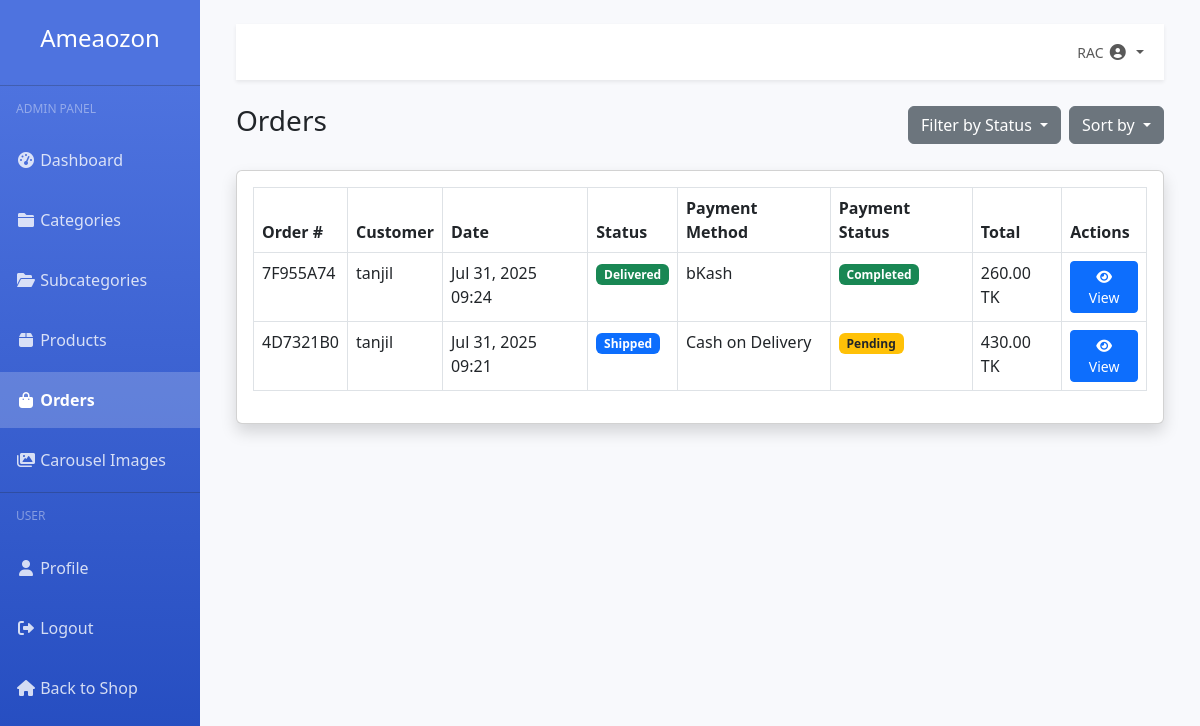
Page /dashboard/orders/ (signed in) on the earlier database version.
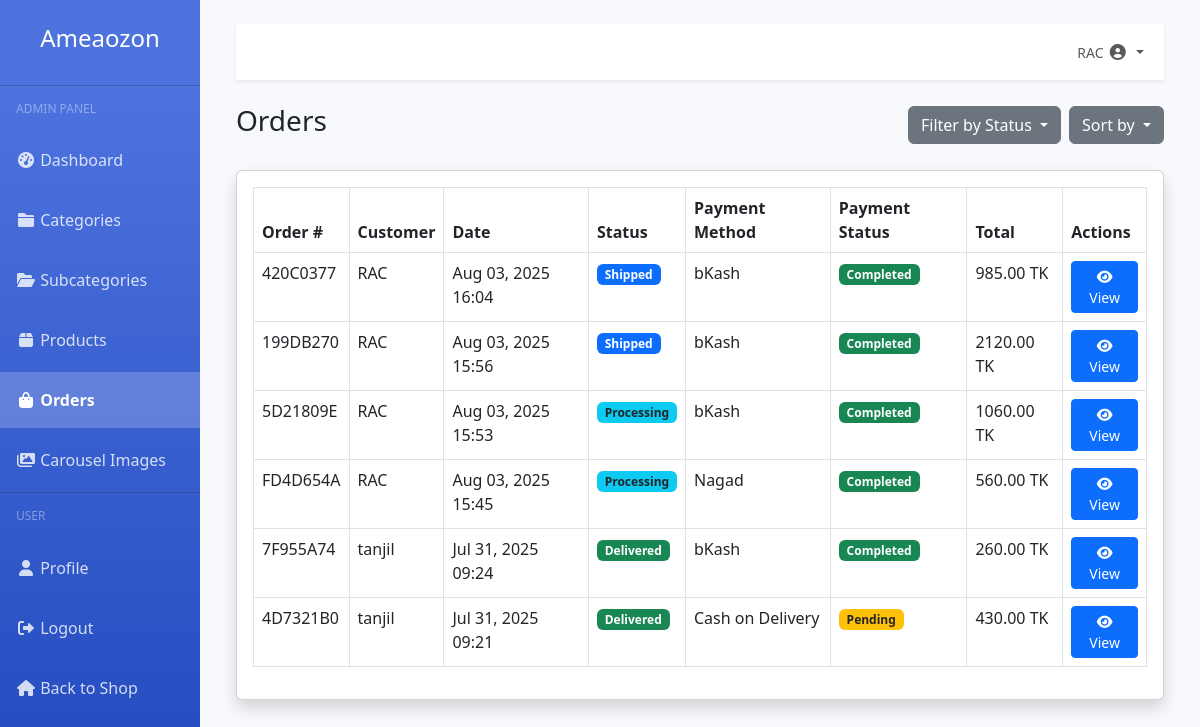
Same page on the later database version.
### orders/models.py (models this page shows, shortened)
class Order(models.Model):
    STATUS_CHOICES = [
        ('pending', 'Pending'),
        ('processing', 'Processing'),
        ('shipped', 'Shipped'),
        ('delivered', 'Delivered'),
        ('cancelled', 'Cancelled'),
    ]
    PAYMENT_CHOICES = [
        ('cash_on_delivery', 'Cash on Delivery'),
        ('bkash', 'bKash'),
        ('nagad', 'Nagad'),
        ('rocket', 'Rocket'),
        ('card', 'Credit/Debit Card'),
    ]
    user = models.ForeignKey(settings.AUTH_USER_MODEL, on_delete=models.CASCADE, related_name='orders')
    tracking_number = models.CharField(max_length=50, unique=True, blank=True)
    first_name = models.CharField(max_length=100)
    last_name = models.CharField(max_length=100)
    email = models.EmailField()
    phone = models.CharField(max_length=15)
    address = models.TextField()
    city = models.CharField(max_length=100)
    postal_code = models.CharField(max_length=20)
    status = models.CharField(max_length=20, choices=STATUS_CHOICES, default='pending')
    payment_method = models.CharField(max_length=20, choices=PAYMENT_CHOICES)
    payment_completed = models.BooleanField(default=False)
    total_price = models.DecimalField(max_digits=10, decimal_places=2)
    created_at = models.DateTimeField(auto_now_add=True)
    updated_at = models.DateTimeField(auto_now=True)

### accounts/models.py (models this page shows, shortened)
class User(AbstractUser):
    CUSTOMER = 'customer'
    ADMIN = 'admin'
    USER_TYPE_CHOICES = [
        (CUSTOMER, 'Customer'),
        (ADMIN, 'Admin'),
    ]
    user_type = models.CharField(max_length=10, choices=USER_TYPE_CHOICES, default=CUSTOMER)
    profile_picture = models.ImageField(upload_to='users/', blank=True, null=True)
    phone_number = models.CharField(max_length=15, blank=True, null=True)
    address = models.TextField(blank=True, null=True)

### dashboard/views.py (the view)
# urls.py: path('orders/', views.order_list, name='order_list'),
@login_required
@admin_required
def order_list(request):
    orders = Order.objects.all().order_by('-created_at')
    context = {
        'orders': orders
    }
    return render(request, 'dashboard/order_list.html', context)

### orders/models.py (called while the page is built)
    def get_total_items(self):
        return sum(item.quantity for item in self.items.all())

### store/context_processors.py (called while the page is built)
def categories(request):
    return {
        'categories': Category.objects.filter(is_active=True)
    }

def cart_count(request):
    count = 0
    if request.user.is_authenticated:
        try:
            cart = Cart.objects.get(user=request.user)
            count = cart.get_total_items()
        except Cart.DoesNotExist:
            count = 0
    return {'cart_count': count}

### templates/dashboard/order_list.html (shortened to what this page needs)
{% extends 'dashboard/base_dashboard.html' %}
{% block dashboard_content %}
<div class="d-flex justify-content-between align-items-center mb-4">
    <h1 class="h3">Orders</h1>
    <div class="d-flex">
        <div class="dropdown me-2">
            <button class="btn btn-secondary dropdown-toggle" type="button" id="filterDropdown" data-bs-toggle="dropdown">
                Filter by Status
            </button>
        </div>
        <div class="dropdown">
            <button class="btn btn-secondary dropdown-toggle" type="button" id="sortDropdown" data-bs-toggle="dropdown">
                Sort by
            </button>
        </div>
    </div>
</div>
<div class="card shadow mb-4">
    <div class="card-body">
        <div class="table-responsive">
            <table class="table table-bordered" width="100%" cellspacing="0">
                <thead>
                    <tr>
                        <th>Order #</th>
                        <th>Customer</th>
                        <th>Date</th>
                        <th>Status</th>
                        <th>Payment Method</th>
                        <th>Payment Status</th>
                        <th>Total</th>
                        <th>Actions</th>
                    </tr>
                </thead>
                <tbody>
                    {% for order in orders %}
                    <tr>
                        <td>{{ order.tracking_number }}</td>
                        <td>{{ order.user.username }}</td>
                        <td>{{ order.created_at|date:"M d, Y H:i" }}</td>
                        <td>
                            {% if order.status == 'pending' %}
                            <span class="badge bg-warning text-dark">Pending</span>
                            {% elif order.status == 'processing' %}
                            <span class="badge bg-info text-dark">Processing</span>
                            {% elif order.status == 'shipped' %}
                            <span class="badge bg-primary">Shipped</span>
                            {% elif order.status == 'delivered' %}
                            <span class="badge bg-success">Delivered</span>
                            {% elif order.status == 'cancelled' %}
                            <span class="badge bg-danger">Cancelled</span>
                            {% endif %}
                        </td>
                        <td>{{ order.get_payment_method_display }}</td>
                        <td>
                            {% if order.payment_completed %}
                            <span class="badge bg-success">Completed</span>
                            {% else %}
                            <span class="badge bg-warning text-dark">Pending</span>
                            {% endif %}
                        </td>
                        <td>{{ order.total_price }} TK</td>
                        <td>
                            <a href="{% url 'dashboard:order_detail' order.tracking_number %}" class="btn btn-sm btn-primary">
                                <i class="fas fa-eye"></i> View
                            </a>
                        </td>
                    </tr>
                    {% empty %}
                    <tr>
                        <td colspan="8" class="text-center">No orders found</td>
                    </tr>
                    {% endfor %}
                </tbody>
            </table>
        </div>
    </div>
</div>
{% endblock %}

Differences in the rows shown:
added Order: tracking_number "420C0377", user.username "RAC", created_at "Aug 03, 2025 16:04", status "Shipped", payment_method "bKash", payment_completed "Completed", total_price "985.00"
added Order: tracking_number "199DB270", user.username "RAC", created_at "Aug 03, 2025 15:56", status "Shipped", payment_method "bKash", payment_completed "Completed", total_price "2120.00"
added Order: tracking_number "5D21809E", user.username "RAC", created_at "Aug 03, 2025 15:53", status "Processing", payment_method "bKash", payment_completed "Completed", total_price "1060.00"
added Order: tracking_number "FD4D654A", user.username "RAC", created_at "Aug 03, 2025 15:45", status "Processing", payment_method "Nagad", payment_completed "Completed", total_price "560.00"
changed Order "Jul 31, 2025 09:21": status "Shipped" → "Delivered"
